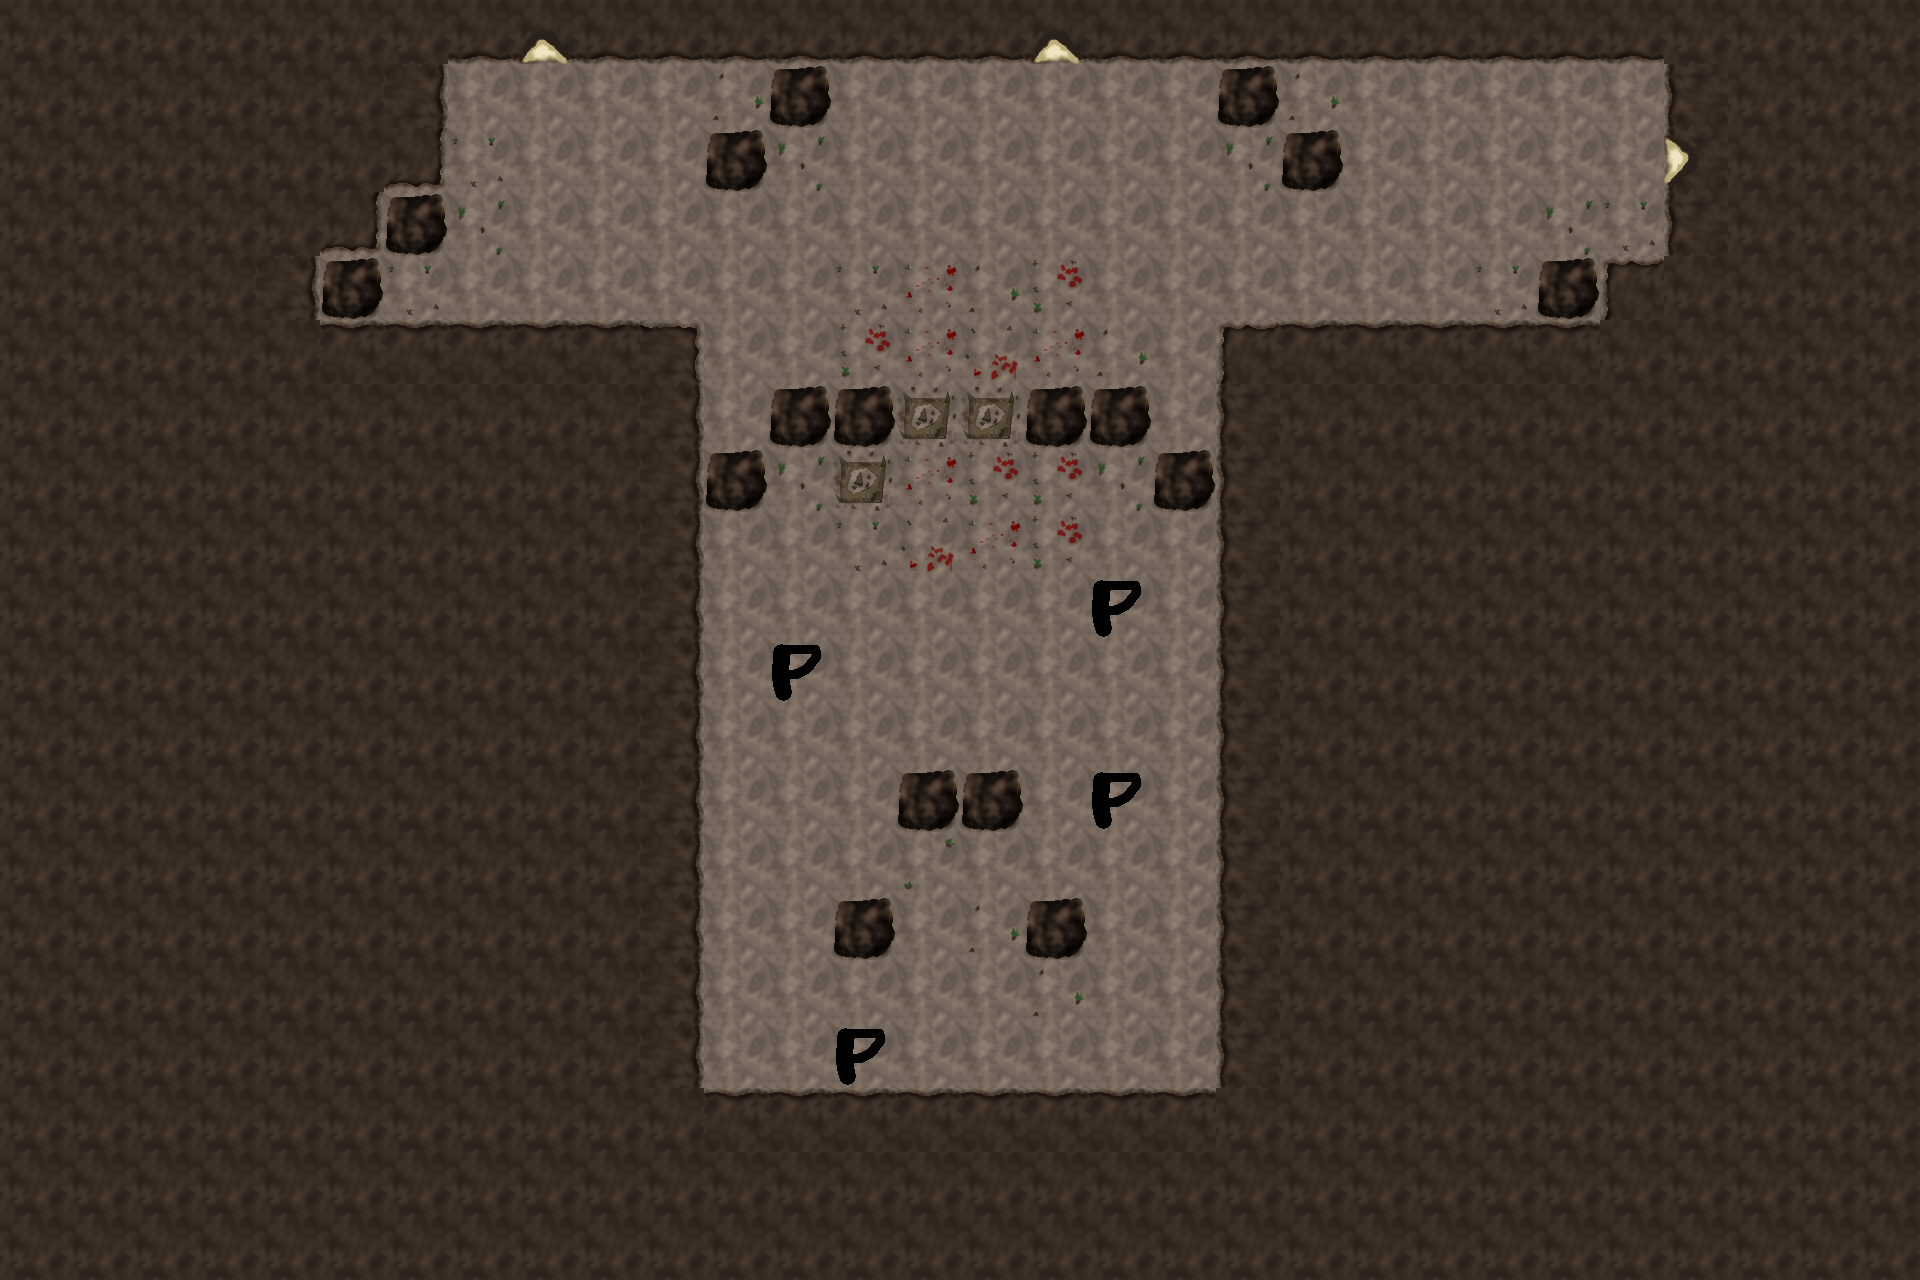

Below is a game level as drawn by its tile map, then a one-line description and the .tmx that defines it (tile-layer data replaced by summaries):
An orthogonal 30x20 tile map with 64x64 px tiles, 2 tile layers (layer1, penguinspawns).

<map version="1.0" orientation="orthogonal" renderorder="right-down" width="30" height="20" tilewidth="64" tileheight="64" nextobjectid="1">
 <tileset firstgid="1" name="base" tilewidth="64" tileheight="64">
  <image source="../img/tileset/tileset.png" width="640" height="640" />
  <tile id="0">
   <properties>
    <property name="solid" value="false" />
   </properties>
  </tile>
  <tile id="1">
   <properties>
    <property name="solid" value="true" />
   </properties>
  </tile>
  <tile id="2">
   <properties>
    <property name="solid" value="true" />
   </properties>
  </tile>
  <tile id="3">
   <properties>
    <property name="solid" value="true" />
   </properties>
  </tile>
  <tile id="4">
   <properties>
    <property name="solid" value="true" />
   </properties>
  </tile>
  <tile id="5">
   <properties>
    <property name="solid" value="true" />
   </properties>
  </tile>
  <tile id="6">
   <properties>
    <property name="solid" value="true" />
   </properties>
  </tile>
  <tile id="7">
   <properties>
    <property name="solid" value="true" />
   </properties>
  </tile>
  <tile id="8">
   <properties>
    <property name="solid" value="true" />
   </properties>
  </tile>
  <tile id="9">
   <properties>
    <property name="solid" value="true" />
   </properties>
  </tile>
  <tile id="10">
   <properties>
    <property name="solid" value="false" />
   </properties>
  </tile>
  <tile id="11">
   <properties>
    <property name="solid" value="false" />
   </properties>
  </tile>
  <tile id="12">
   <properties>
    <property name="solid" value="false" />
   </properties>
  </tile>
  <tile id="13">
   <properties>
    <property name="solid" value="false" />
   </properties>
  </tile>
  <tile id="14">
   <properties>
    <property name="solid" value="false" />
   </properties>
  </tile>
  <tile id="15">
   <properties>
    <property name="solid" value="false" />
   </properties>
  </tile>
  <tile id="16">
   <properties>
    <property name="solid" value="false" />
   </properties>
  </tile>
  <tile id="17">
   <properties>
    <property name="solid" value="true" />
   </properties>
  </tile>
  <tile id="18">
   <properties>
    <property name="solid" value="true" />
   </properties>
  </tile>
  <tile id="19">
   <properties>
    <property name="solid" value="true" />
   </properties>
  </tile>
  <tile id="27">
   <properties>
    <property name="solid" value="true" />
   </properties>
  </tile>
  <tile id="28">
   <properties>
    <property name="solid" value="true" />
   </properties>
  </tile>
  <tile id="29">
   <properties>
    <property name="penguinSpawn" value="here" />
   </properties>
  </tile>
  <tile id="36">
   <properties>
    <property name="solid" value="true" />
   </properties>
  </tile>
  <tile id="37">
   <properties>
    <property name="solid" value="true" />
   </properties>
  </tile>
 </tileset>
 <layer name="layer1" width="30" height="20">
  <data>[600 cells, 600 non-empty, 20 distinct tile ids]</data>
 </layer>
 <layer name="penguinspawns" width="30" height="20">
  <data>[600 cells, 4 non-empty, 1 distinct tile ids]</data>
 </layer>
</map>